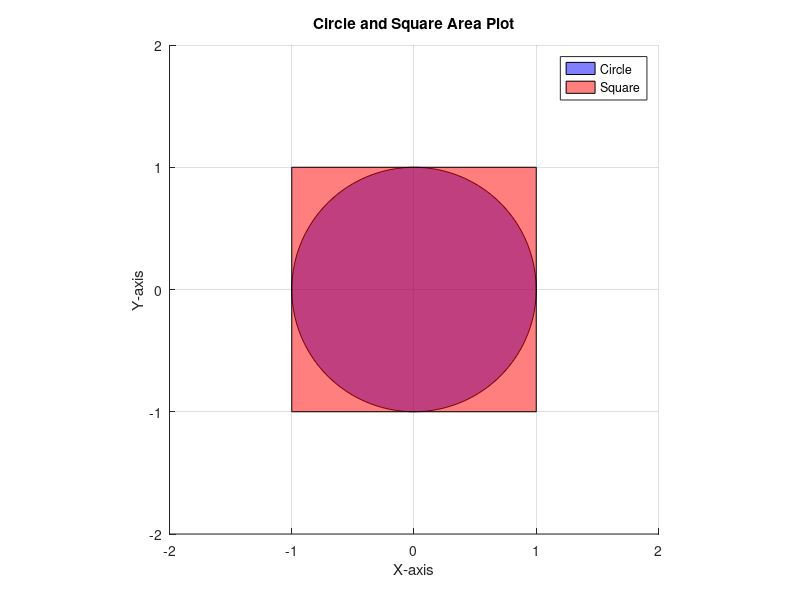

Reproduce this figure in MATLAB.
% Define parameters
radius = 1; % Radius of the circle
sideLength = 2; % Side length of the square

% Create a figure
figure;

% Plot the circle
theta = linspace(0, 2*pi, 100); % Angle for circle
x_circle = radius * cos(theta); % X data for circle
y_circle = radius * sin(theta); % Y data for circle
hold on; % Hold on to plot multiple shapes
fill(x_circle, y_circle, 'b', 'FaceAlpha', 0.5, 'DisplayName', 'Circle'); % Fill circle

% Plot the square
x_square = [-1, 1, 1, -1, -1] * (sideLength / 2); % X data for square
y_square = [-1, -1, 1, 1, -1] * (sideLength / 2); % Y data for square
fill(x_square, y_square, 'r', 'FaceAlpha', 0.5, 'DisplayName', 'Square'); % Fill square

% Set axis properties
axis equal; % Equal scaling
xlim([-2 2]); % X limits
ylim([-2 2]); % Y limits
title('Circle and Square Area Plot');
xlabel('X-axis');
ylabel('Y-axis');
legend show; % Show legend
grid on; % Enable grid
hold off; % Release hold
